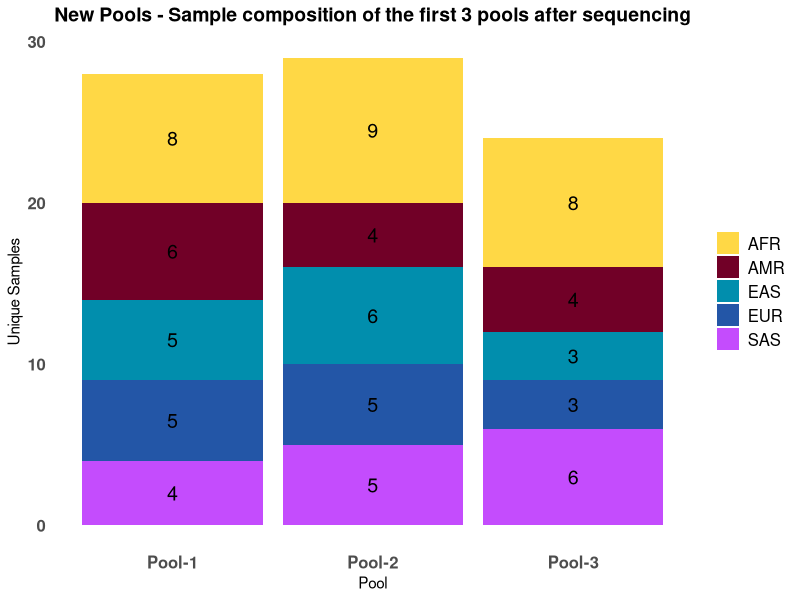

R code for this plot:
library(ggplot2)
library(dplyr)

# Define colors for each superpopulation
superpop_colors <- c("#ffd845", "#710027", "#018ead", "#2356A7", "#c44cfd")
names(superpop_colors) <- c("AFR", "AMR", "EAS", "EUR", "SAS")

# Create the data frame
data_old_pools <- data.frame(
  Pool = rep(c("Pool-1", "Pool-2", "Pool-3"), each = 5),
  Superpopulation = rep(c("AFR", "AMR", "EAS", "EUR", "SAS"), times = 3),
  Unique_Samples = c(8, 6, 5, 5, 4, 9, 4, 6, 5, 5, 8, 4, 3, 3, 6)
)

# Create the stacked bar plot
plot_old_pools <- ggplot(data_old_pools, aes(x = Pool, y = Unique_Samples, fill = Superpopulation)) +
  geom_bar(stat = "identity") +
  geom_text(aes(label = Unique_Samples), position = position_stack(vjust = 0.5), color = "black", size = 5) +
  scale_fill_manual(values = superpop_colors) +
  labs(title = "New Pools - Sample composition of the first 3 pools after sequencing",
       x = "Pool",
       y = "Unique Samples") +
  theme_minimal() +
  theme(plot.title = element_text(size = 14, face = "bold", hjust = 0.5),
        axis.text.x = element_text(size = 12, face = "bold"),
        axis.text.y = element_text(size = 12, face = "bold"),
        legend.title = element_blank(),
        legend.text = element_text(size = 12),
        panel.grid = element_blank())

# Display the plot
print(plot_old_pools)

